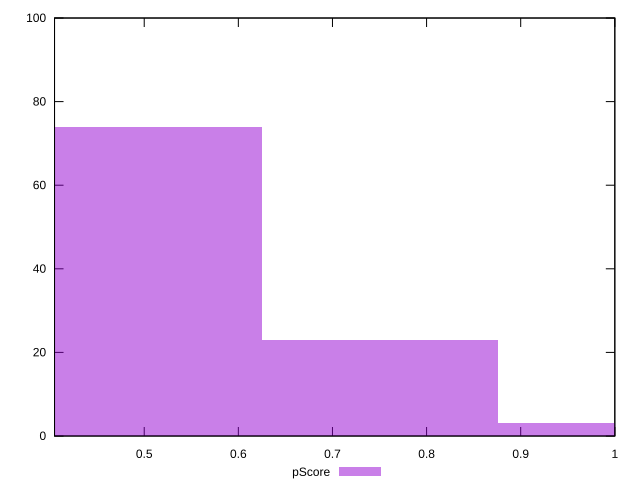

This chart was generated by the following gnuplot code:
reset

$pScore <<EOF
0.5004672344617759 74
0.7507008516926639 23
1.0009344689235518 3
EOF

set key outside below
set boxwidth 0.25023361723088794
set xrange [0.4047058823529412:1]
set yrange [0:100]
set trange [0:100]
set style fill transparent solid 0.5 noborder
set terminal svg size 640, 490 enhanced background rgb 'white'
set output "report/report_00029_2021-02-24T13-36-40.390Z/uses-http2/samples/agenda/pScore/histogram.svg"

plot $pScore title "pScore" with boxes

reset
